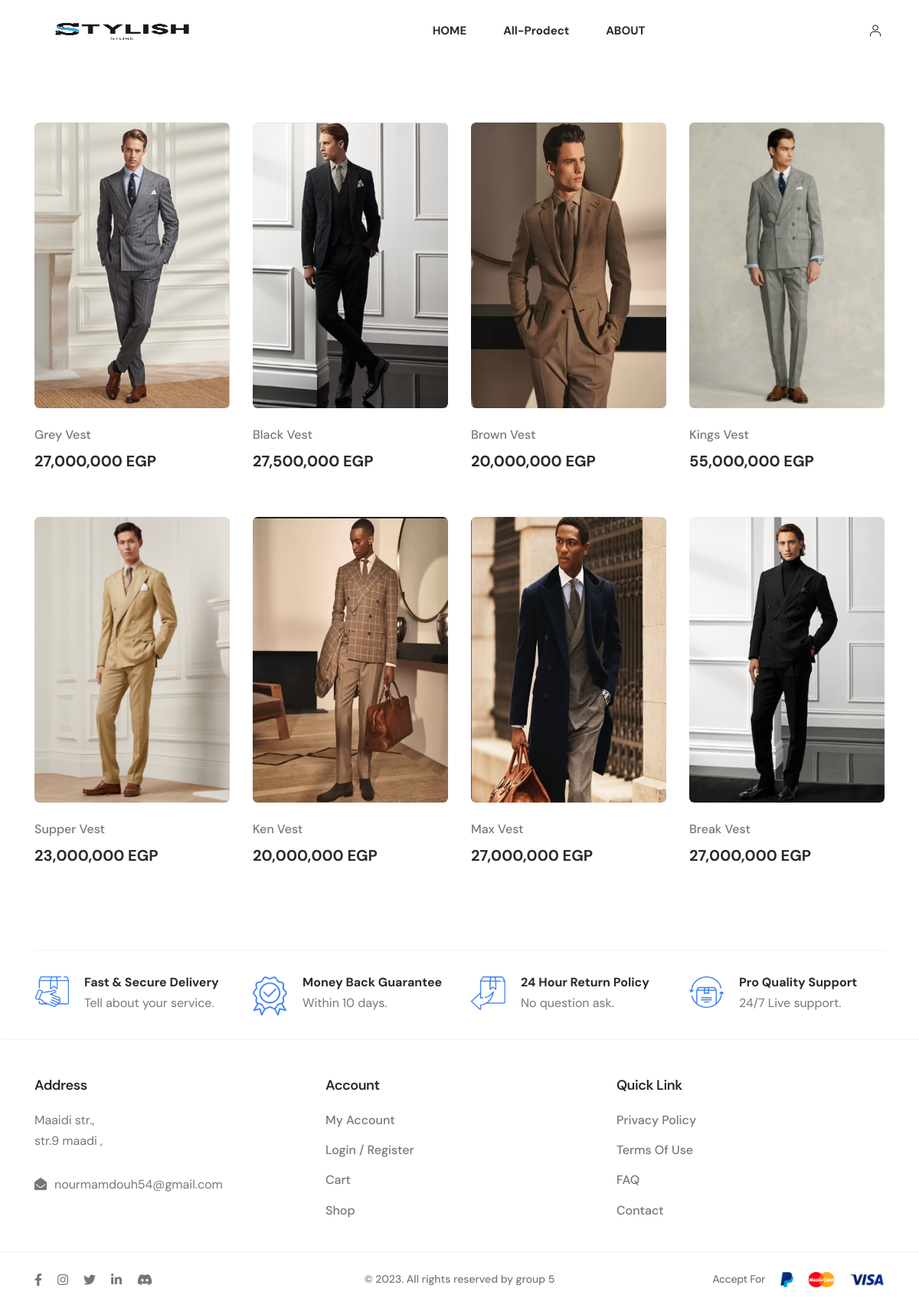
Page /web_user/fashionApp.php?act=product_product_user on the earlier database version.
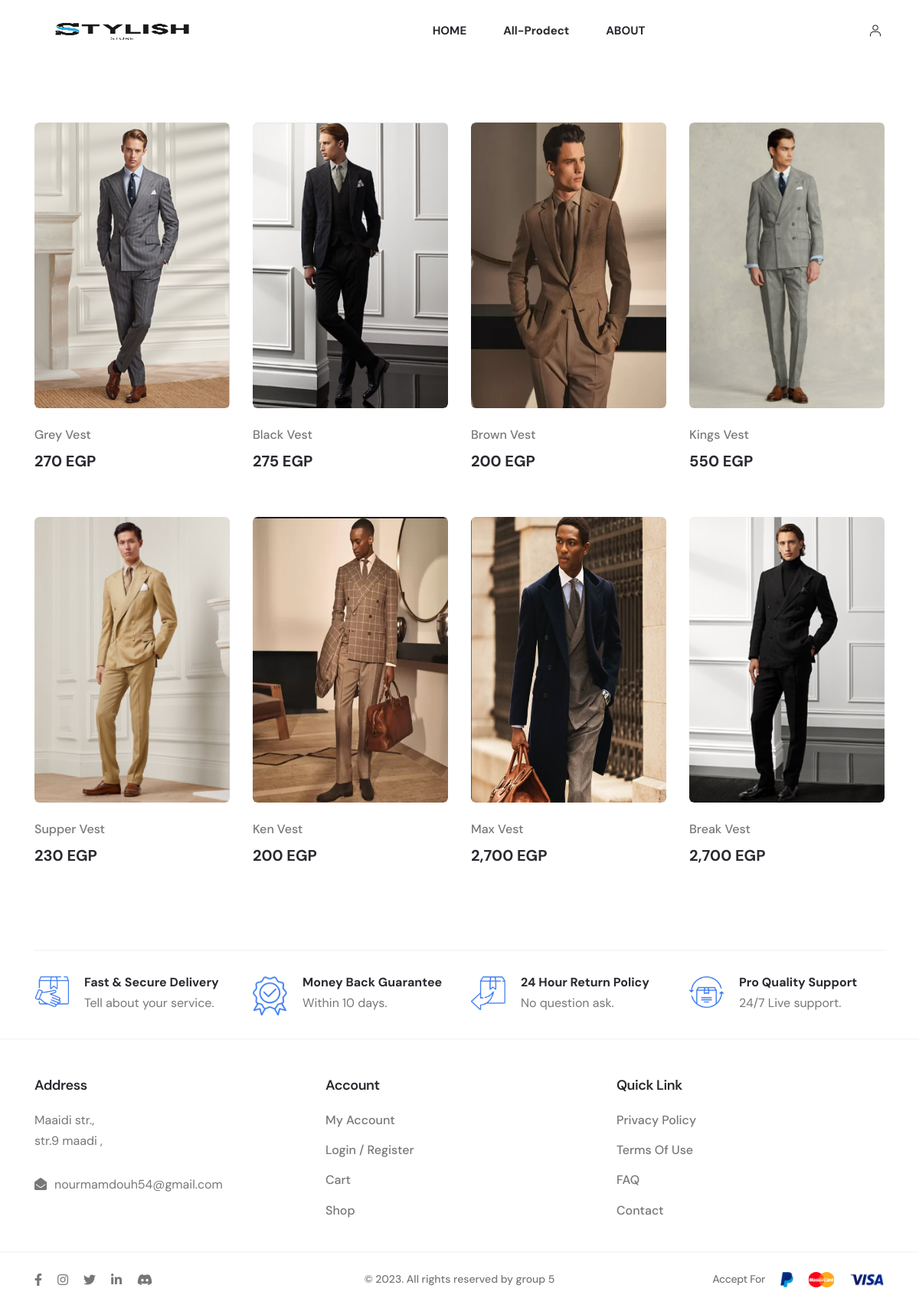
Same page on the later database version.
### tables this page shows
CREATE TABLE `tbl_product` (
  `id_product` int(6) NOT NULL,
  `product_name` varchar(255) NOT NULL,
  `quantity` int(11) NOT NULL DEFAULT 0,
  `product_img` varchar(50) NOT NULL,
  `product_prices` int(10) NOT NULL DEFAULT 0,
  `catalog_id` int(4) NOT NULL,
  `employee_entry` int(11) NOT NULL,
  `entry_date` date NOT NULL DEFAULT current_timestamp(),
  `sup_id` int(11) NOT NULL,
  `view` tinyint(4) NOT NULL DEFAULT 0,
  `special` tinyint(4) NOT NULL DEFAULT 0,
  `old_prices` int(11) NOT NULL DEFAULT 0,
  `description` varchar(255) NOT NULL,
  `size` varchar(5) NOT NULL DEFAULT 'L'
);

### model_user/productdb_user.php (called while the page is built, shortened)
<?php
function getall_product_hot() {
    $conn = connectdb();
    $stmt = $conn->prepare("SELECT * FROM tbl_product WHERE special = '1' AND view = '1'");
    $stmt->execute();
    $result = $stmt->fetchAll(PDO::FETCH_ASSOC);
    return $result;
}
function getall_product_view($iddm,$view){
    $conn=connectdb();
    $sql = "SELECT * FROM tbl_product WHERE 1";
    if($view == 1)
    {
        $sql.=" order by view DESC";
    } else {
        $sql.=" order by id_product DESC";
    }
    $stmt = $conn->prepare($sql);
    $stmt->execute();
    $kq=$stmt->fetchAll();
    return $kq;
}
?>

### web_user/product_product.php (the view, shortened to what this page needs)
<!DOCTYPE html>
<html lang="en">
<head>
</head>
<body>
    <div class="axil-best-seller-product-area bg-color-white axil-section-gap pb--0">
        <div class="container">
            <div class="product-area pb--50">
                <div class="row row--20 isotope-list">
                    <?php
                    foreach ($all_product as $result) :
                        $detailUrl = 'fashionApp.php?act=detail_product&id=' . urlencode($result['id_product']);
                    ?>
                        <div class="col-xl-3 col-lg-4 col-sm-6 col-12 mb--30 product <?= htmlspecialchars($result['catalog_id'], ENT_QUOTES, 'UTF-8') ?>">
                            <div class="axil-product product-style-one">
                                <div class="thumbnail">
                                    <a href="<?= $detailUrl ?>">
                                        <img class="conform-img" data-sal="fade" w-[100%] data-sal-delay="100" data-sal-duration="1500"
                                            src="../uploads/<?= htmlspecialchars($result['product_img'], ENT_QUOTES, 'UTF-8') ?>"
                                            alt="<?= htmlspecialchars($result['product_name'], ENT_QUOTES, 'UTF-8') ?>" />
                                    </a>
                                </div>
                                <div class="product-content">
                                    <div class="inner">
                                        <h5 class="title">
                                            <a href="<?= $detailUrl ?>">
                                                <?= htmlspecialchars($result['product_name'], ENT_QUOTES, 'UTF-8') ?>
                                            </a>
                                        </h5>
                                        <div class="product-price-variant">
                                            <span class="price current-price">
                                                <?= number_format($result['product_prices']) ?> EGP
                                            </span>
                                        </div>
                                    </div>
                                </div>
                            </div>
                        </div>
                    <?php endforeach; ?>
                </div>
            </div>
        </div>
    </div>
</body>
</html>

Differences in the rows shown:
changed tbl_product "Grey Vest": product_prices "27,000,000" → "270"
changed tbl_product "Black Vest": product_prices "27,500,000" → "275"
changed tbl_product "Brown Vest": product_prices "20,000,000" → "200"
changed tbl_product "Kings Vest": product_prices "55,000,000" → "550"
changed tbl_product "Supper Vest": product_prices "23,000,000" → "230"
changed tbl_product "Ken Vest": product_prices "20,000,000" → "200"
changed tbl_product "Max Vest": product_prices "27,000,000" → "2,700"
changed tbl_product "Break Vest": product_prices "27,000,000" → "2,700"
